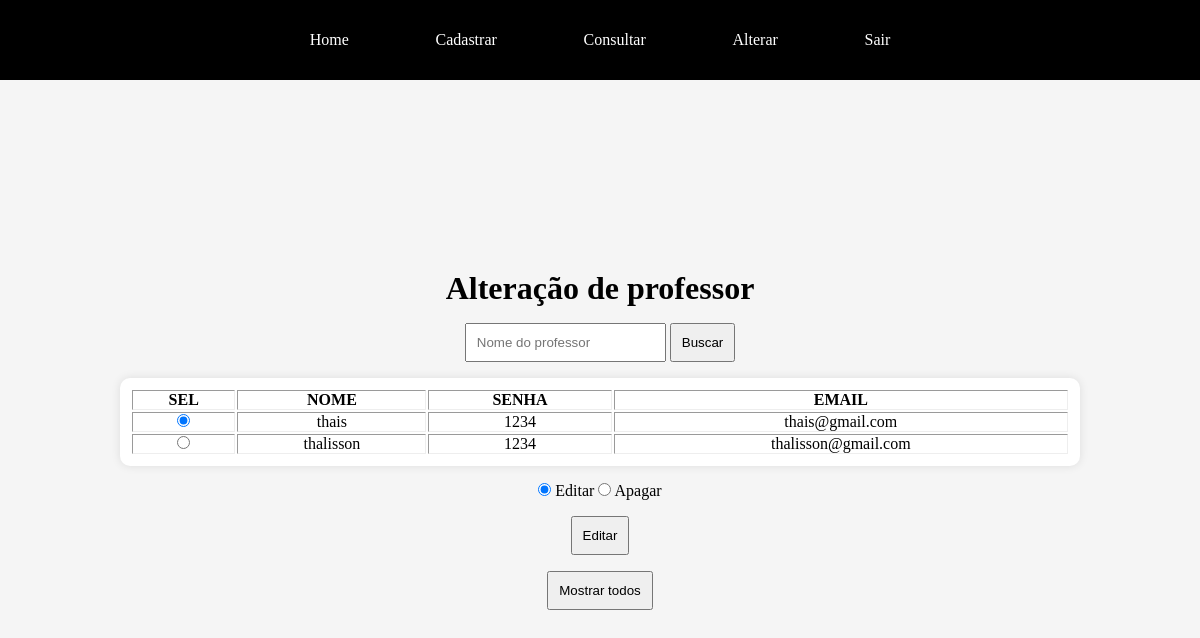
The app's page /site/acess/adm/alteracao/prof/busca.php, older data.
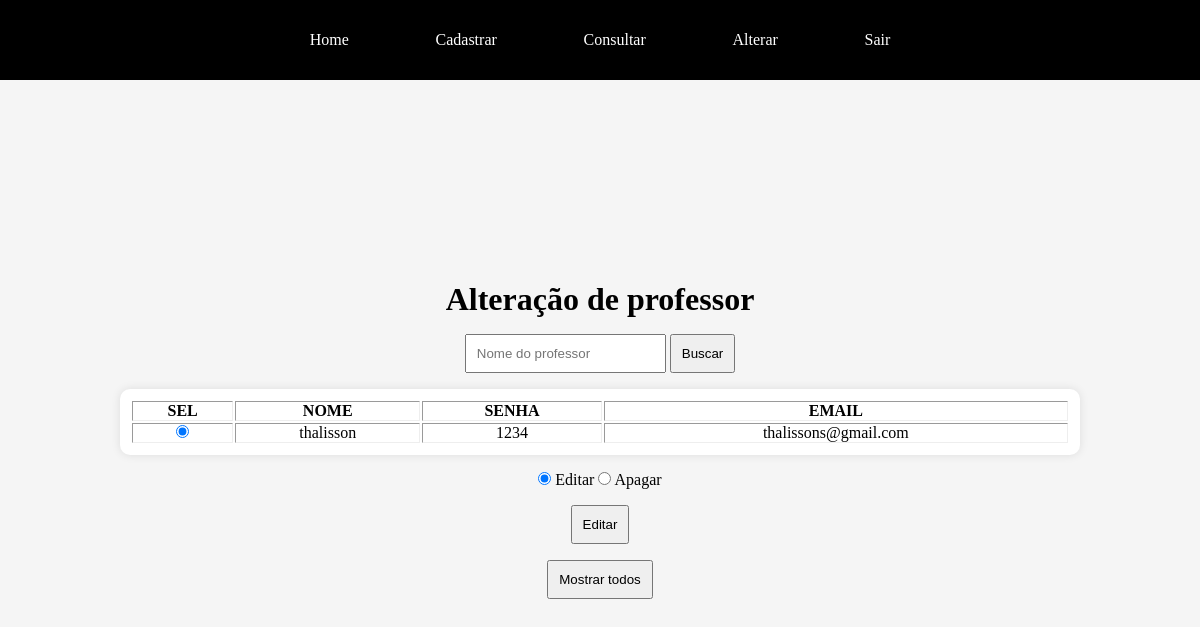
The same page, newer data.
### tables this page shows
CREATE TABLE `professor` (
  `nome` varchar(60) NOT NULL,
  `senha` varchar(60) NOT NULL,
  `email` varchar(120) NOT NULL
);

### site/acess/adm/alteracao/prof/busca.php (the view, shortened to what this page needs)
<!DOCTYPE html>
<html lang="pt-BR">
<head>
  <link rel="stylesheet" href="../../../../css/acess/consulta.css">
  <?php
    require "../../../../conexao.php";
    $nome = $_POST['nome'];
    $sql = "SELECT * FROM professor WHERE nome LIKE '$nome%'";
    $result = mysqli_query($conn, $sql);
    $rows = mysqli_num_rows($result);
  ?>
</head>
<body>
  <header>
    <nav class="menu">
      <a href="../../home.php" class="menu-item"><span>Home</span></a>
      <a href="../../cadastrar.php" class="menu-item"><span>Cadastrar</span></a>
      <a href="../../consultar.php" class="menu-item"><span>Consultar</span></a>
      <a href="../../alterar.php" class="menu-item"><span>Alterar</span></a>
      <a href="../../../../index.php" class="menu-item"><span>Sair</span></a>
    </nav>
  </header>
  <main>
    <h1>Alteração de professor</h1>
    <form action="busca.php" method="post">
      <input type="text" name="nome" placeholder="Nome do professor" required>
      <button type="submit">Buscar</button>
    </form>
    <form action="validacao.php" method="post" class="form">
      <table border="1px" class='lista'>
        <thead>
        <th>SEL</th>
          <th>NOME</th>
          <th>SENHA</th>
          <th>EMAIL</th>
        </thead>
        <tbody>
          <?php
            if ($rows > 0) {
              $c = 0;
              while ($row = mysqli_fetch_assoc($result)) {
                if ($c == 0) {
                  echo "<tr>
                    <td><input type='radio' value='{$row['email']}' name='disc' checked></td>
                    <td>{$row['nome']}</td>
                    <td>{$row['senha']}</td>
                    <td>{$row['email']}</td>
                  </tr>";
                  $c = 1;
                } else {
                  echo "<tr>
                    <td><input type='radio' value='{$row['email']}' name='disc'></td>
                    <td>{$row['nome']}</td>
                    <td>{$row['senha']}</td>
                    <td>{$row['email']}</td>
                  </tr>";
                }
              }
            } else {
              echo "<script>alert('Professor não encontrado!'); location.href = 'alterar.php'</script>";
            }
          ?>
        </tbody>
      </table>
      <div class="radios">
          <input type="radio" name="alt" value='editar' checked onclick="mudar()">
          <span>Editar</span>
          <input type="radio" name="alt" value='apagar' onclick='mudar()'>
          <span>Apagar</span>
      </div>
      <button type='submit' id='btn'>Editar</button>
    </form>
    <button onclick="voltar()">Mostrar todos</button>
  </main>
</body>
</html>

Row changes from the older to the newer data that the page shows:
removed professor: nome "thais", senha "1234", email "thais@gmail.com"
removed professor: nome "thalisson", senha "1234", email "thalisson@gmail.com"
added professor: nome "thalisson", senha "1234", email "thalissons@gmail.com"
